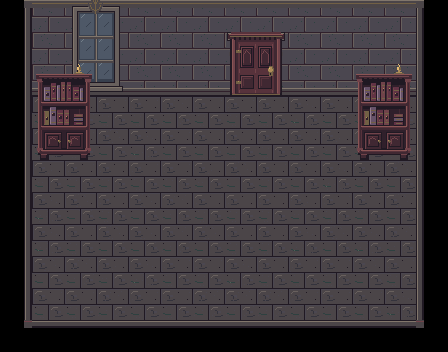

A 2D game scene composited from a Tiled map and its tileset images. What follows is a short description and the map's XML, with every tile layer's data as written:
An orthogonal 14x11 tile map with 32x32 px tiles, 4 tile layers (Floors, Walls, Architecture, Existing furniture), 3 tilesets.

<map version="1.10" orientation="orthogonal" renderorder="right-down" width="14" height="11" tilewidth="32" tileheight="32" infinite="0" nextlayerid="5" nextobjectid="1">
  <tileset firstgid="1" source="../floors.tsx" />
  <tileset firstgid="321" source="../walls.tsx" />
  <tileset firstgid="961" source="../architecture.tsx" />
  <layer id="1" name="Floors" width="14" height="11">
    <data encoding="csv">
0,0,0,0,0,0,0,0,0,0,0,0,0,0,
0,257,259,259,265,257,257,261,263,265,259,257,259,0,
0,261,263,257,259,257,257,261,257,257,261,257,263,0,
0,263,263,257,257,263,257,257,257,261,257,257,257,0,
0,261,257,265,261,257,257,257,257,257,259,257,261,0,
0,259,257,257,257,257,259,265,257,257,261,257,265,0,
0,261,265,257,265,263,257,257,257,259,257,257,265,0,
0,261,257,265,265,263,265,257,257,261,265,261,263,0,
0,265,263,259,261,257,257,261,257,257,257,265,257,0,
0,257,257,263,257,257,263,263,263,257,257,257,261,0,
0,0,0,0,0,0,0,0,0,0,0,0,0,0
</data>
  </layer>
  <layer id="2" name="Walls" width="14" height="11">
    <data encoding="csv">
851,833,843,844,833,833,833,845,846,833,833,833,833,852,
849,834,859,860,834,834,834,861,862,834,834,834,834,850,
849,835,875,876,835,835,835,877,878,835,835,835,835,850,
849,0,0,0,0,0,0,0,0,0,0,0,0,850,
849,0,0,0,0,0,0,0,0,0,0,0,0,850,
849,0,0,0,0,0,0,0,0,0,0,0,0,850,
849,0,0,0,0,0,0,0,0,0,0,0,0,850,
849,0,0,0,0,0,0,0,0,0,0,0,0,850,
849,0,0,0,0,0,0,0,0,0,0,0,0,850,
849,0,0,0,0,0,0,0,0,0,0,0,0,850,
853,848,848,848,848,848,848,848,848,848,848,848,848,854
</data>
  </layer>
  <layer id="3" name="Architecture" width="14" height="11">
    <data encoding="csv">
0,0,0,0,0,0,0,0,0,0,0,0,0,0,
0,0,0,0,0,0,0,1985,1986,0,0,0,0,0,
0,0,0,0,0,0,0,2001,2002,0,0,0,0,0,
0,0,0,0,0,0,0,0,0,0,0,0,0,0,
0,0,0,0,0,0,0,0,0,0,0,0,0,0,
0,0,0,0,0,0,0,0,0,0,0,0,0,0,
0,0,0,0,0,0,0,0,0,0,0,0,0,0,
0,0,0,0,0,0,0,0,0,0,0,0,0,0,
0,0,0,0,0,0,0,0,0,0,0,0,0,0,
0,0,0,0,0,0,0,0,0,0,0,0,0,0,
0,0,0,0,0,0,0,0,0,0,0,0,0,0
</data>
  </layer>
  <layer id="4" name="Existing furniture" width="14" height="11">
    <data encoding="csv">
0,0,0,0,0,0,0,0,0,0,0,0,0,0,
0,0,0,0,0,0,0,0,0,0,0,0,0,0,
0,1989,1990,0,0,0,0,0,0,0,0,1989,1990,0,
0,2005,2006,0,0,0,0,0,0,0,0,2005,2006,0,
0,2021,2022,0,0,0,0,0,0,0,0,2021,2022,0,
0,0,0,0,0,0,0,0,0,0,0,0,0,0,
0,0,0,0,0,0,0,0,0,0,0,0,0,0,
0,0,0,0,0,0,0,0,0,0,0,0,0,0,
0,0,0,0,0,0,0,0,0,0,0,0,0,0,
0,0,0,0,0,0,0,0,0,0,0,0,0,0,
0,0,0,0,0,0,0,0,0,0,0,0,0,0
</data>
  </layer>
</map>
